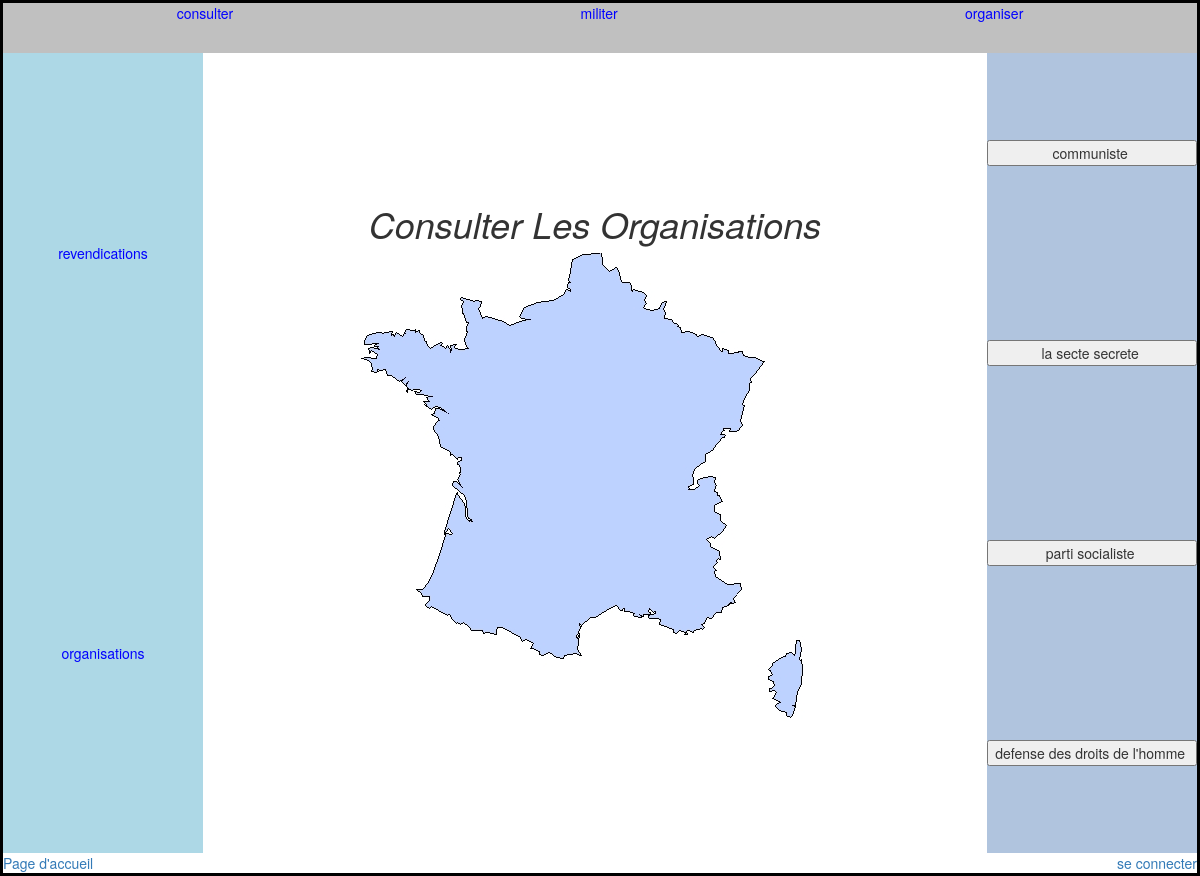
/revendication/consult_organisations, run on the app's committed database.
### revendication/models.py (models this page shows, shortened)
class Organisation (models.Model):
    description = models.CharField(max_length = 200, null = True)
    profile = models.ForeignKey(Profile, null=True)
    adherent =  models.ManyToManyField(User, through= "Soutien", null =True)

class Profile (models.Model):
    utilisateur = models.ForeignKey(User, null=True)
    lieu = models.ForeignKey (Lieu, null=True)
    theme_favoris = models.CharField(max_length = 200, null = True)
    utilisateurs_proches = models.ManyToManyField (Autre_utilisateur, through ="Proximite")

### revendication/views.py (the view)
def consulter_les_organisations (request):
	organisations = Organisation.objects.all
	return render (request, 'revendications/consult_organisations.html', {"organisations" :organisations})

### revendication/templates/revendications/consult_organisations.html
{% extends "revendications/militer.html" %}
{% load static %}
{% block barre_de_gauche %}
	<a href="{% url 'consult_revendications' %}" style="color:blue;"  >  revendications </a>
	<a href="{% url 'consult_organisations' %}" style="color:blue;"  >  organisations </a>
{% endblock %}
{% block barre_centrale %}
	<div> <h1>Consulter les organisations</h1> </div>
 	<div class="logo">
        <img src="{% static "revendications/images/carte.png" %}" alt="carte"/>
    </div>
{% endblock %}
{%block barre_de_droite%}
    	{% for organisation in organisations %}
				    <input type="button" id="organisation_affichee" value="{{organisation.profile.utilisateur.username}} " onclick = "
					document.location.href = 'http://localhost:8000/revendication/afficher_une_organisation.html?id_organisation={{organisation.profile.utilisateur.id}}';
				    "> </input>
    	{% endfor %}
{% endblock %}

### revendication/templates/revendications/militer.html (shortened to what this page needs)
{% extends "revendications/base.html" %}
{% load static %}

### revendication/templates/revendications/base.html (shortened to what this page needs)
{% load static %}
<!DOCTYPE html>
<html>
    <head>
<link rel="stylesheet" href="{% static 'css/accueil.css' %}">
<link rel="stylesheet" href="//maxcdn.bootstrapcdn.com/bootstrap/3.2.0/css/bootstrap.min.css">
    </head>
    </head>
    <body>
        <header>
            <div class="barre_du_haut" id="barre_du_haut">
            {% block barre_du_haut %}
                    <a href="{% url 'consulter' %}" id="consulter" style="color:blue;"> consulter</a>
                    <a href="{% url 'militer' %}" id="militer" style="color:blue;"  > militer</a>
                    <a href="{% url 'organiser' %}" id="organiser" style="color:blue;">    organiser</a>
            {% endblock %}
            </div>
        </header>
        <div id="zone_centrale">
           <div class="barre_de_gauche">
            {% block barre_de_gauche %}
             {% endblock %}
            </div>
            <div class="barre_centrale">
             {% block barre_centrale %}
             {% endblock %}
            </div>
            <div class="barre_de_droite">
            {% block barre_de_droite %}
            {% endblock %}
            </div>
        </div>
         <footer>
           <div class "barre_du_bas" id="barre_du_bas">
            {% block barre_du_bas %}
                <a href="{% url 'accueil' %}">Page d'accueil</a>
                <div>
                {% if user.is_authenticated %}
                    <a href="{% url 'deconnexion' %}" > se deconnecter de l'utilisateur {{user}} </a>
                {% else %}
                    <a href="{% url 'authentification' %}" > se connecter</a>
                {% endif %}
                </div>
            {% endblock %}
          </div>
        </footer>
    </body>
</html>

### revendication/static/css/accueil.css (style rules this page uses)
.barre_du_haut { background-color: silver; color: white; display:flex; justify-content: space-around; align-items: stretch; height: 50px; }
#zone_centrale { display: flex; justify-content: center; min-height: 800px }
.barre_de_gauche { background-color: #ADD8E6; order:1; display:flex; min-width: 200px; text-align: center; justify-content: space-around; flex-direction: column; }
.barre_centrale { display:flex; flex-direction: column; order:2; background-color: white; text-align: center; width : 1000px; justify-content: center; margin: auto; }
.barre_de_droite { background-color: #B0C4DE; order:3; display:flex; justify-content: space-around; flex-direction: column; }
#barre_du_bas { display: flex; justify-content: space-between; }
h1 { display: flex; justify-content: center; background-color: transparent; border-color: blue; color: maroon; cursor: w-resize; font-style: italic; font-weight: 500; text-align: center; text-transform: capitalize; }
body { border: 3px solid black; }

### data on the page
Organisation: profile.utilisateur.username "communiste"
Organisation: profile.utilisateur.username "la secte secrete"
Organisation: profile.utilisateur.username "parti socialiste"
Organisation: profile.utilisateur.username "defense des droits de l'homme"
